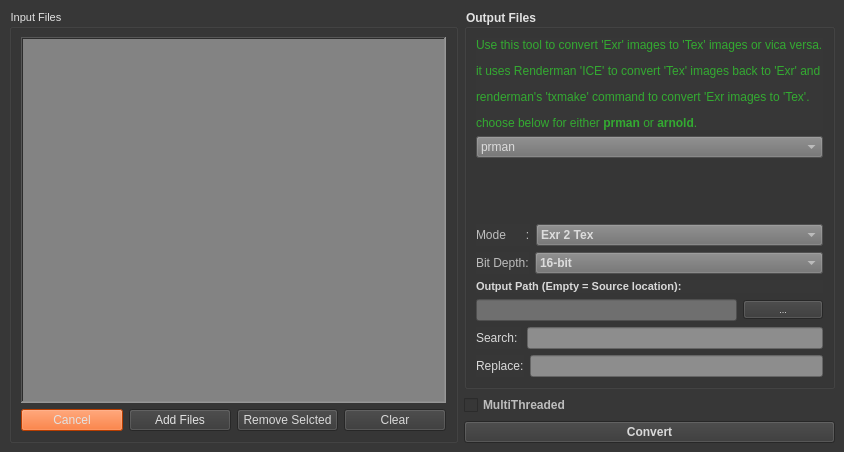
<?xml version="1.0" encoding="UTF-8"?>
<ui version="4.0">
 <class>MainWindow</class>
 <widget class="QMainWindow" name="MainWindow">
  <property name="geometry">
   <rect>
    <x>0</x>
    <y>0</y>
    <width>844</width>
    <height>452</height>
   </rect>
  </property>
  <property name="windowTitle">
   <string>MainWindow</string>
  </property>
  <property name="styleSheet">
   <string notr="true"/>
  </property>
  <widget class="QWidget" name="centralwidget">
   <property name="font">
    <font>
     <weight>75</weight>
     <bold>true</bold>
    </font>
   </property>
   <property name="styleSheet">
    <string notr="true">background-color: rgb(55, 55,55);</string>
   </property>
   <layout class="QGridLayout" name="gridLayout_2">
    <item row="2" column="1">
     <layout class="QHBoxLayout" name="horizontalLayout_4">
      <item>
       <widget class="QPushButton" name="convert_files">
        <property name="font">
         <font>
          <weight>75</weight>
          <bold>true</bold>
         </font>
        </property>
        <property name="styleSheet">
         <string notr="true">color: rgb(217, 217, 217);</string>
        </property>
        <property name="text">
         <string>Convert</string>
        </property>
       </widget>
      </item>
     </layout>
    </item>
    <item row="0" column="0" rowspan="3">
     <widget class="QGroupBox" name="groupBox">
      <property name="enabled">
       <bool>true</bool>
      </property>
      <property name="sizePolicy">
       <sizepolicy hsizetype="Minimum" vsizetype="Preferred">
        <horstretch>0</horstretch>
        <verstretch>0</verstretch>
       </sizepolicy>
      </property>
      <property name="font">
       <font>
        <pointsize>8</pointsize>
       </font>
      </property>
      <property name="styleSheet">
       <string notr="true">color: rgb(226, 226, 226);</string>
      </property>
      <property name="title">
       <string>Input Files</string>
      </property>
      <layout class="QGridLayout" name="gridLayout">
       <item row="0" column="0">
        <layout class="QVBoxLayout" name="verticalLayout">
         <item>
          <widget class="QListWidget" name="list_widget">
           <property name="styleSheet">
            <string notr="true">background-color: rgb(131, 131, 131);
color: rgb(48, 48, 48);
alternate-background-color: rgb(151, 151, 151);</string>
           </property>
           <property name="frameShape">
            <enum>QFrame::WinPanel</enum>
           </property>
           <property name="frameShadow">
            <enum>QFrame::Sunken</enum>
           </property>
           <property name="alternatingRowColors">
            <bool>true</bool>
           </property>
           <property name="selectionMode">
            <enum>QAbstractItemView::ExtendedSelection</enum>
           </property>
          </widget>
         </item>
         <item>
          <layout class="QHBoxLayout" name="horizontalLayout">
           <item>
            <widget class="QPushButton" name="cancel_task">
             <property name="styleSheet">
              <string notr="true">background-color: rgb(255, 85, 0);</string>
             </property>
             <property name="text">
              <string>Cancel</string>
             </property>
            </widget>
           </item>
           <item>
            <widget class="QPushButton" name="add_file">
             <property name="text">
              <string>Add Files</string>
             </property>
            </widget>
           </item>
           <item>
            <widget class="QPushButton" name="remove_files">
             <property name="styleSheet">
              <string notr="true">color: rgb(217, 217, 217);</string>
             </property>
             <property name="text">
              <string>Remove Selcted</string>
             </property>
            </widget>
           </item>
           <item>
            <widget class="QPushButton" name="clear_files">
             <property name="styleSheet">
              <string notr="true">color: rgb(217, 217, 217);</string>
             </property>
             <property name="text">
              <string>Clear</string>
             </property>
            </widget>
           </item>
          </layout>
         </item>
        </layout>
       </item>
      </layout>
     </widget>
    </item>
    <item row="0" column="1">
     <widget class="QGroupBox" name="groupBox_out">
      <property name="sizePolicy">
       <sizepolicy hsizetype="Fixed" vsizetype="Preferred">
        <horstretch>0</horstretch>
        <verstretch>0</verstretch>
       </sizepolicy>
      </property>
      <property name="minimumSize">
       <size>
        <width>333</width>
        <height>0</height>
       </size>
      </property>
      <property name="styleSheet">
       <string notr="true">color: rgb(226, 226, 226);</string>
      </property>
      <property name="title">
       <string>Output Files</string>
      </property>
      <layout class="QGridLayout" name="gridLayout_3">
       <item row="0" column="0">
        <widget class="QLabel" name="label_4">
         <property name="sizePolicy">
          <sizepolicy hsizetype="Fixed" vsizetype="Fixed">
           <horstretch>0</horstretch>
           <verstretch>0</verstretch>
          </sizepolicy>
         </property>
         <property name="styleSheet">
          <string notr="true">color: rgb(51, 170, 49);</string>
         </property>
         <property name="text">
          <string>&lt;html&gt;&lt;head/&gt;&lt;body&gt;&lt;p&gt;Use this tool to convert 'Exr' images to 'Tex' images or vica versa.&lt;/p&gt;&lt;p&gt;it uses Renderman 'ICE' to convert 'Tex' images back to 'Exr' and&lt;/p&gt;&lt;p&gt;renderman's 'txmake' command to convert 'Exr images to 'Tex'.&lt;/p&gt;&lt;p&gt;choose below for either &lt;span style=&quot; font-weight:600;&quot;&gt;prman&lt;/span&gt; or &lt;span style=&quot; font-weight:600;&quot;&gt;arnold&lt;/span&gt;.&lt;/p&gt;&lt;/body&gt;&lt;/html&gt;</string>
         </property>
        </widget>
       </item>
       <item row="2" column="0">
        <spacer name="verticalSpacer_2">
         <property name="orientation">
          <enum>Qt::Vertical</enum>
         </property>
         <property name="sizeHint" stdset="0">
          <size>
           <width>20</width>
           <height>323</height>
          </size>
         </property>
        </spacer>
       </item>
       <item row="4" column="0">
        <layout class="QVBoxLayout" name="verticalLayout_2">
         <item>
          <layout class="QHBoxLayout" name="horizontalLayout_5">
           <item>
            <widget class="QLabel" name="label_3">
             <property name="sizePolicy">
              <sizepolicy hsizetype="Fixed" vsizetype="Preferred">
               <horstretch>0</horstretch>
               <verstretch>0</verstretch>
              </sizepolicy>
             </property>
             <property name="styleSheet">
              <string notr="true">color: rgb(189, 189, 189);</string>
             </property>
             <property name="text">
              <string>Mode      :</string>
             </property>
            </widget>
           </item>
           <item>
            <widget class="QComboBox" name="cmBox_mode">
             <property name="font">
              <font>
               <pointsize>9</pointsize>
               <weight>75</weight>
               <bold>true</bold>
              </font>
             </property>
             <property name="styleSheet">
              <string notr="true">background-color: rgb(111, 111, 111);
color: rgb(220, 220, 220);</string>
             </property>
             <item>
              <property name="text">
               <string>Exr 2 Tex</string>
              </property>
             </item>
             <item>
              <property name="text">
               <string>Tex 2 Exr</string>
              </property>
             </item>
            </widget>
           </item>
          </layout>
         </item>
         <item>
          <layout class="QHBoxLayout" name="horizontalLayout_3">
           <item>
            <widget class="QLabel" name="label_2">
             <property name="sizePolicy">
              <sizepolicy hsizetype="Fixed" vsizetype="Preferred">
               <horstretch>0</horstretch>
               <verstretch>0</verstretch>
              </sizepolicy>
             </property>
             <property name="styleSheet">
              <string notr="true">color: rgb(189, 189, 189);</string>
             </property>
             <property name="text">
              <string>Bit Depth:</string>
             </property>
            </widget>
           </item>
           <item>
            <widget class="QComboBox" name="cmBox_bitDepth">
             <property name="font">
              <font>
               <weight>75</weight>
               <bold>true</bold>
              </font>
             </property>
             <property name="styleSheet">
              <string notr="true">background-color: rgb(111, 111, 111);
color: rgb(220, 220, 220);</string>
             </property>
             <item>
              <property name="text">
               <string>16-bit</string>
              </property>
             </item>
             <item>
              <property name="text">
               <string>32-bit</string>
              </property>
             </item>
             <item>
              <property name="text">
               <string>8-bit</string>
              </property>
             </item>
            </widget>
           </item>
          </layout>
         </item>
         <item>
          <widget class="QLabel" name="label_choose_outPath">
           <property name="font">
            <font>
             <pointsize>8</pointsize>
             <weight>75</weight>
             <bold>true</bold>
            </font>
           </property>
           <property name="styleSheet">
            <string notr="true">color: rgb(217, 217, 217);</string>
           </property>
           <property name="text">
            <string>Output Path (Empty = Source location):</string>
           </property>
          </widget>
         </item>
         <item>
          <layout class="QHBoxLayout" name="horizontalLayout_2">
           <item>
            <widget class="QLineEdit" name="output_path_le">
             <property name="styleSheet">
              <string notr="true">background-color: rgb(111, 111, 111);
</string>
             </property>
            </widget>
           </item>
           <item>
            <widget class="QPushButton" name="choos_dir">
             <property name="font">
              <font>
               <pointsize>7</pointsize>
              </font>
             </property>
             <property name="text">
              <string>...</string>
             </property>
            </widget>
           </item>
          </layout>
         </item>
         <item>
          <layout class="QHBoxLayout" name="horizontalLayout_6">
           <item>
            <widget class="QLabel" name="label_search">
             <property name="styleSheet">
              <string notr="true">color: rgb(217, 217, 217);</string>
             </property>
             <property name="text">
              <string>Search: </string>
             </property>
            </widget>
           </item>
           <item>
            <widget class="QLineEdit" name="ln_edt_search">
             <property name="styleSheet">
              <string notr="true">background-color: rgb(141, 141, 141);
</string>
             </property>
            </widget>
           </item>
          </layout>
         </item>
         <item>
          <layout class="QHBoxLayout" name="horizontalLayout_7">
           <item>
            <widget class="QLabel" name="label_replace">
             <property name="styleSheet">
              <string notr="true">color: rgb(217, 217, 217);</string>
             </property>
             <property name="text">
              <string>Replace:</string>
             </property>
            </widget>
           </item>
           <item>
            <widget class="QLineEdit" name="ln_edt_replace">
             <property name="styleSheet">
              <string notr="true">background-color: rgb(141, 141, 141);
</string>
             </property>
            </widget>
           </item>
          </layout>
         </item>
        </layout>
       </item>
       <item row="1" column="0">
        <widget class="QComboBox" name="comboBox">
         <property name="styleSheet">
          <string notr="true">background-color: rgb(111, 111, 111);
color: rgb(220, 220, 220);</string>
         </property>
         <item>
          <property name="text">
           <string>prman</string>
          </property>
         </item>
         <item>
          <property name="text">
           <string>arnold</string>
          </property>
         </item>
        </widget>
       </item>
      </layout>
      <zorder>label_4</zorder>
      <zorder>verticalSpacer_2</zorder>
      <zorder>convert_files</zorder>
      <zorder>comboBox</zorder>
     </widget>
    </item>
    <item row="1" column="1">
     <widget class="QCheckBox" name="check_multithreaded">
      <property name="styleSheet">
       <string notr="true">color: rgb(189, 189, 189);</string>
      </property>
      <property name="text">
       <string>MultiThreaded</string>
      </property>
     </widget>
    </item>
   </layout>
  </widget>
  <action name="add_files">
   <property name="text">
    <string>open</string>
   </property>
   <property name="font">
    <font>
     <weight>75</weight>
     <bold>true</bold>
    </font>
   </property>
  </action>
 </widget>
 <resources/>
 <connections/>
</ui>
